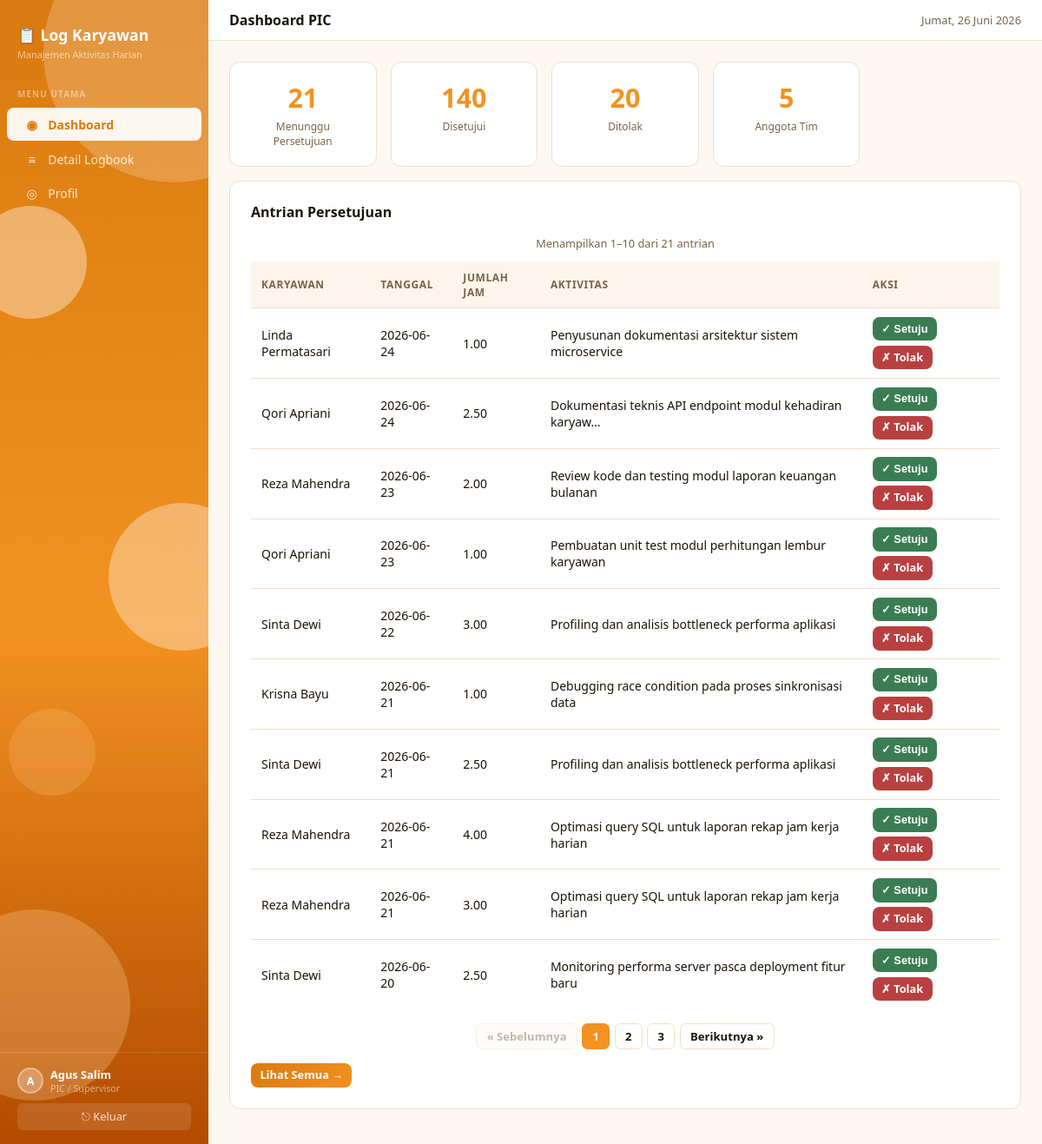
/app/pic/dashboard.php (signed in), run on the app's committed database.
### tables this page shows
CREATE TABLE `logbooks` (
  `id` int NOT NULL,
  `user_id` int NOT NULL,
  `pic_id` int NOT NULL,
  `tanggal` date NOT NULL,
  `jam` decimal(4,2) NOT NULL,
  `aktivitas` text NOT NULL,
  `status` enum('pending','approved','declined') NOT NULL DEFAULT 'pending',
  `catatan_pic` text,
  `created_at` timestamp NULL DEFAULT CURRENT_TIMESTAMP
);

CREATE TABLE `users` (
  `id` int NOT NULL,
  `name` varchar(100) NOT NULL,
  `email` varchar(100) NOT NULL,
  `password` varchar(255) NOT NULL,
  `role` enum('karyawan','pic','direktur','admin') NOT NULL DEFAULT 'karyawan',
  `created_at` timestamp NULL DEFAULT CURRENT_TIMESTAMP
);

### app/pic/dashboard.php (the view, shortened to what this page needs)
<?php
require '../shared/auth.php'; require '../shared/config.php'; require '../shared/layout.php';
require '../shared/pagination.php';
$user = require_role('pic'); $uid = $user['id'];
$page = paginate_page();
$s=$db->prepare('SELECT status,COUNT(*) c FROM logbooks WHERE pic_id=? GROUP BY status');
$s->execute([$uid]); $cnt=array_column($s->fetchAll(),'c','status');
$s=$db->prepare('SELECT COUNT(DISTINCT user_id) FROM logbooks WHERE pic_id=?');
$s->execute([$uid]); $team=$s->fetchColumn();
$countStmt = $db->prepare('SELECT COUNT(*) FROM logbooks l WHERE l.pic_id=? AND l.status="pending"');
$countStmt->execute([$uid]);
$pg = paginate_meta((int)$countStmt->fetchColumn(), $page);
$page = $pg['page'];
$s=$db->prepare('SELECT l.*,u.name nm FROM logbooks l JOIN users u ON u.id=l.user_id WHERE l.pic_id=? AND l.status="pending" ORDER BY l.tanggal DESC,l.id DESC LIMIT '.$pg['perPage'].' OFFSET '.$pg['offset']);
$s->execute([$uid]); $pending=$s->fetchAll();
$qs = fn(array $extra = []) => page_qs(array_merge($page > 1 ? ['page' => $page] : []), $extra);
html_head('Dashboard PIC'); nav($user,'Dashboard PIC'); flash();
?>
<div class="grid">
  <div class="stat"><div class="val"><?=$cnt['pending']??0?></div><div class="lbl">Menunggu Persetujuan</div></div>
  <div class="stat"><div class="val"><?=$cnt['approved']??0?></div><div class="lbl">Disetujui</div></div>
  <div class="stat"><div class="val"><?=$cnt['declined']??0?></div><div class="lbl">Ditolak</div></div>
  <div class="stat"><div class="val"><?=$team?></div><div class="lbl">Anggota Tim</div></div>
</div>
<div class="card">
  <h2>Antrian Persetujuan</h2>
  <?php if(!$pending): ?><p style="color:var(--muted);font-size:.9rem">Tidak ada logbook yang menunggu.</p>
  <?php else: ?>
  <?php render_pagination_info($pg['from'], $pg['to'], $pg['total'], 'antrian'); ?>
  <div class="table-wrap">
  <table><thead><tr><th>Karyawan</th><th>Tanggal</th><th>Jumlah Jam</th><th>Aktivitas</th><th>Aksi</th></tr></thead><tbody>
  <?php foreach($pending as $r): ?>
  <tr><td><?=htmlspecialchars($r['nm'])?></td><td><?=htmlspecialchars($r['tanggal'])?></td>
      <td><?=htmlspecialchars($r['jam'])?></td>
      <td><?=htmlspecialchars(mb_strimwidth($r['aktivitas'],0,55,'…'))?></td>
      <td>
        <div class="btn-group">
        <form method="post" action="action.php" style="display:inline">
          <button class="btn btn-success btn-sm">✓ Setuju</button>
        </form>
        <a href="logbook.php?review=<?=$r['id']?>" class="btn btn-danger btn-sm">✗ Tolak</a>
        </div>
      </td></tr>
  <?php endforeach ?>
  </tbody></table>
  </div>
  <?php render_pagination($page, $pg['totalPages'], $qs, 'Paginasi antrian'); ?>
  <?php endif ?>
  <div style="margin-top:1rem"><a href="logbook.php" class="btn btn-primary btn-sm">Lihat Semua →</a></div>
</div>
<?php html_foot() ?>

### app/shared/layout.php (shortened to what this page needs)
<?php
function html_head(string $title): void { ?>
<!DOCTYPE html>
<html lang="id">
<head>
</head>
<body>
<?php }
function nav(array $user, string $page_title): void {
    $role  = $user['role'];
    $base  = defined('BASE') ? BASE : '..';
    $cur   = basename($_SERVER['PHP_SELF']);
    $a     = fn(string $f) => basename($f)===$cur ? 'active' : '';
    $init  = strtoupper(mb_substr($user['name'],0,1));
    $links = match($role) {
        'karyawan' => [
            ["$base/karyawan/dashboard.php",    '◉', 'Dashboard'],
            ["$base/karyawan/logbook.php",      '✎', 'Input Logbook'],
            ["$base/karyawan/laporan.php",      '≡', 'Laporan'],
            ["$base/karyawan/profile.php",      '◎', 'Profil'],
        ],
        'admin' => [
            ["$base/admin/dashboard.php", '◉', 'Dashboard Admin'],
            ["$base/admin/logbook.php",   '≡', 'Logbook Karyawan'],
            ["$base/admin/karyawan.php",  '👥', 'Data Karyawan'],
        ],
        'pic' => [
            ["$base/pic/dashboard.php",   '◉', 'Dashboard'],
            ["$base/pic/logbook.php",     '≡', 'Detail Logbook'],
            ["$base/pic/profile.php",     '◎', 'Profil'],
        ],
        default => [
            ["$base/direktur/dashboard.php", '◉', 'Dashboard Eksekutif'],
            ["$base/direktur/logbook.php",   '≡', 'Detail Logbook'],
            ["$base/direktur/profile.php",   '◎', 'Profil'],
        ],
    };
    $role_label = match($role) {
        'karyawan' => 'Karyawan',
        'pic' => 'PIC / Supervisor',
        'admin' => 'Admin',
        default => 'Direktur'
    };
    ?>
<aside class="sidebar" id="sidebar">
  <div class="sb-blob"></div><div class="sb-blob2"></div><div class="sb-blob3"></div>
  <div class="sb-brand">
    <div class="logo">📋 Log Karyawan</div>
    <div class="tagline">Manajemen Aktivitas Harian</div>
  </div>
  <div class="sb-section">Menu Utama</div>
  <nav>
    <?php foreach ($links as [$href, $ico, $lbl]): ?>
    <a href="<?= $href ?>" class="<?= $a($href) ?>">
      <i class="ico"><?= $ico ?></i><?= htmlspecialchars($lbl) ?>
    </a>
    <?php endforeach ?>
  </nav>
  <div class="sb-footer">
    <div class="sb-user">
      <div class="sb-avatar"><?= htmlspecialchars($init) ?></div>
      <div>
        <div class="sb-uname"><?= htmlspecialchars($user['name']) ?></div>
        <div class="sb-urole"><?= $role_label ?></div>
      </div>
    </div>
    <form method="post" action="<?= $base ?>/logout.php" style="margin:0">
      <button type="submit" class="sb-logout">⎋ Keluar</button>
    </form>
  </div>
</aside>
<div class="main">
  <div class="topbar">
    <span class="topbar-title"><?= htmlspecialchars($page_title) ?></span>
    <span class="topbar-date"><?= _tgl(time()) ?></span>
  </div>
  <div class="wrap">
<?php }
function _tgl(int $ts): string {
    static $b=['','Januari','Februari','Maret','April','Mei','Juni','Juli','Agustus','September','Oktober','November','Desember'];
    static $h=['Minggu','Senin','Selasa','Rabu','Kamis','Jumat','Sabtu'];
    return $h[date('w',$ts)].', '.date('j',$ts).' '.$b[(int)date('n',$ts)].' '.date('Y',$ts);
}
function html_foot(): void { ?>
</div></div>
</body></html>
<?php }

### app/shared/pagination.php (shortened to what this page needs)
<?php
function paginate_page(): int {
    return max(1, (int)($_GET['page'] ?? 1));
}
function paginate_meta(int $total, ?int $page = null, int $perPage = PER_PAGE): array {
    $page = $page ?? paginate_page();
    $totalPages = max(1, (int)ceil($total / $perPage));
    $offset = ($page - 1) * $perPage;
    return [
        'page' => $page,
        'perPage' => $perPage,
        'total' => $total,
        'totalPages' => $totalPages,
        'offset' => $offset,
        'from' => $total ? $offset + 1 : 0,
        'to' => min($offset + $perPage, $total),
    ];
}
function page_qs(array $base, array $extra = []): string {
    $p = array_merge($base, $extra);
    $p = array_filter($p, fn($v) => $v !== null && $v !== '');
    return $p ? '?' . http_build_query($p) : '';
}
function render_pagination_info(int $from, int $to, int $total, string $label = 'data'): void {
    echo '<p class="pagination-info">Menampilkan ' . $from . '–' . $to . ' dari ' . $total . ' ' . htmlspecialchars($label) . '</p>';
}
function render_pagination(int $page, int $totalPages, callable $qs, string $ariaLabel = 'Paginasi'): void {
    $start = max(1, $page - 2);
    $end = min($totalPages, $page + 2);
    ?>
<nav class="pagination" aria-label="<?= htmlspecialchars($ariaLabel) ?>">
  <?php if ($page > 1): ?>
  <a href="<?= $qs(['page' => $page - 1]) ?>">« Sebelumnya</a>
  <?php else: ?>
  <span class="disabled">« Sebelumnya</span>
  <?php endif ?>
  <?php for ($i = $start; $i <= $end; $i++): ?>
  <?php if ($i === $page): ?>
  <span class="active"><?= $i ?></span>
  <?php else: ?>
  <a href="<?= $qs(['page' => $i]) ?>"><?= $i ?></a>
  <?php endif ?>
  <?php endfor ?>
  <?php if ($page < $totalPages): ?>
  <a href="<?= $qs(['page' => $page + 1]) ?>">Berikutnya »</a>
  <?php else: ?>
  <span class="disabled">Berikutnya »</span>
  <?php endif ?>
</nav>
<?php }

### data on the page
logbooks: user.name "Linda Permatasari", tanggal "2026-06-24", jam "1.00", aktivitas "Penyusunan dokumentasi arsitektur sistem microservice"
logbooks: user.name "Qori Apriani", tanggal "2026-06-24", jam "2.50", aktivitas "Dokumentasi teknis API endpoint modul kehadiran karyaw…"
logbooks: user.name "Reza Mahendra", tanggal "2026-06-23", jam "2.00", aktivitas "Review kode dan testing modul laporan keuangan bulanan"
logbooks: user.name "Qori Apriani", tanggal "2026-06-23", jam "1.00", aktivitas "Pembuatan unit test modul perhitungan lembur karyawan"
logbooks: user.name "Sinta Dewi", tanggal "2026-06-22", jam "3.00", aktivitas "Profiling dan analisis bottleneck performa aplikasi"
logbooks: user.name "Krisna Bayu", tanggal "2026-06-21", jam "1.00", aktivitas "Debugging race condition pada proses sinkronisasi data"
logbooks: user.name "Sinta Dewi", tanggal "2026-06-21", jam "2.50", aktivitas "Profiling dan analisis bottleneck performa aplikasi"
logbooks: user.name "Reza Mahendra", tanggal "2026-06-21", jam "4.00", aktivitas "Optimasi query SQL untuk laporan rekap jam kerja harian"
logbooks: user.name "Reza Mahendra", tanggal "2026-06-21", jam "3.00", aktivitas "Optimasi query SQL untuk laporan rekap jam kerja harian"
logbooks: user.name "Sinta Dewi", tanggal "2026-06-20", jam "2.50", aktivitas "Monitoring performa server pasca deployment fitur baru"

### other printed values
$ico "◉"
$lbl "Dashboard"
$ico "≡"
$lbl "Detail Logbook"
$ico "◎"
$lbl "Profil"
$init "A"
$user['name'] "Agus Salim"
$role_label "PIC / Supervisor"
$page_title "Dashboard PIC"
$cnt['pending'] "21"
$cnt['approved'] "140"
$cnt['declined'] "20"
$team "5"
$from "1"
